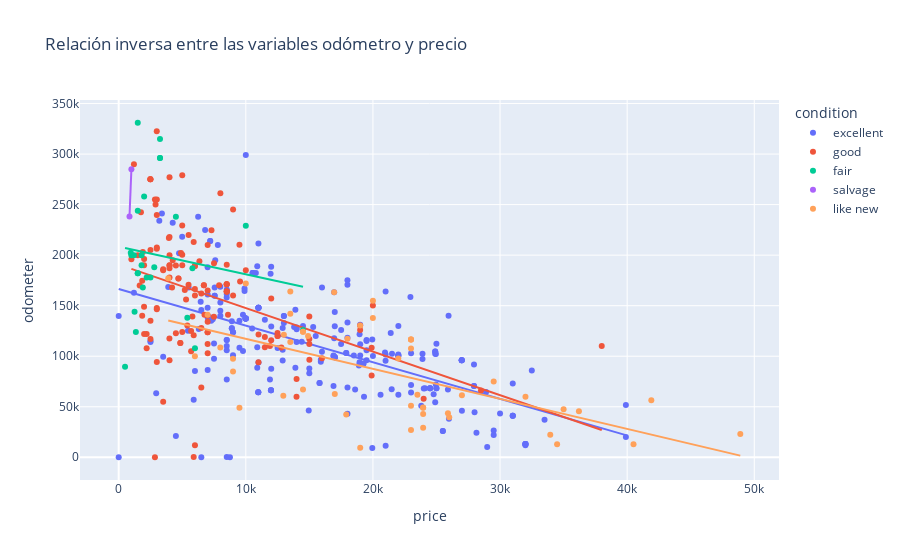

This figure's notebook cell:
### Code cell
fig = px.scatter(ford_f150, x="price", y="odometer", color="condition", trendline="ols", title="Relación inversa entre las variables odómetro y precio")
fig.show()

### Figure 1 — Plotly figure (JSON) as saved in the notebook; plotly's stock layout.template omitted (floating-point values rounded to 4 significant figures; data arrays with more than 128 entries replaced by an {"elided": "..."} marker saying what was removed)
{"data": [{"hovertemplate": "condition=excellent<br>price=%{x}<br>odometer=%{y}<extra></extra>", "legendgroup": "excellent", "marker": {"color": "#636efa", "symbol": "circle"}, "mode": "markers", "name": "excellent", "orientation": "v", "showlegend": true, "type": "scatter", "x": {"elided": "279 int values"}, "xaxis": "x", "y": {"elided": "279 int values"}, "yaxis": "y"}, {"hovertemplate": "<b>OLS trendline</b><br>odometer = -3.625 * price + 166570<br>R<sup>2</sup>=0.327921<br><br>condition=excellent<br>price=%{x}<br>odometer=%{y} <b>(trend)</b><extra></extra>", "legendgroup": "excellent", "marker": {"color": "#636efa", "symbol": "circle"}, "mode": "lines", "name": "excellent", "showlegend": false, "type": "scatter", "x": {"elided": "236 int values"}, "xaxis": "x", "y": {"elided": "236 float values"}, "yaxis": "y"}, {"hovertemplate": "condition=good<br>price=%{x}<br>odometer=%{y}<extra></extra>", "legendgroup": "good", "marker": {"color": "#EF553B", "symbol": "circle"}, "mode": "markers", "name": "good", "orientation": "v", "showlegend": true, "type": "scatter", "x": {"elided": "161 int values"}, "xaxis": "x", "y": {"elided": "161 int values"}, "yaxis": "y"}, {"hovertemplate": "<b>OLS trendline</b><br>odometer = -4.30863 * price + 190750<br>R<sup>2</sup>=0.172160<br><br>condition=good<br>price=%{x}<br>odometer=%{y} <b>(trend)</b><extra></extra>", "legendgroup": "good", "marker": {"color": "#EF553B", "symbol": "circle"}, "mode": "lines", "name": "good", "showlegend": false, "type": "scatter", "x": {"elided": "134 int values"}, "xaxis": "x", "y": {"elided": "134 float values"}, "yaxis": "y"}, {"hovertemplate": "condition=fair<br>price=%{x}<br>odometer=%{y}<extra></extra>", "legendgroup": "fair", "marker": {"color": "#00cc96", "symbol": "circle"}, "mode": "markers", "name": "fair", "orientation": "v", "showlegend": true, "type": "scatter", "x": [3250, 3750, 500, 1500, 2500, 1800, 6000, 14500, 1500, 3250, 4500, 10000, 1500, 950, 1000, 2600, 1500, 5800, 5400, 1250, 2200, 1200, 2800, 1800, 1350, 1900, 2000, 3250], "xaxis": "x", "y": [296000, null, 89500, 244000, 178000, 190000, 108000, 126000, 182000, 315000, 238000, 229000, 182000, 202500, 200000, null, 331000, 187000, 138000, 144000, 178000, 200000, 188000, 200000, 124000, 168000, 258000, 296000], "yaxis": "y"}, {"hovertemplate": "<b>OLS trendline</b><br>odometer = -2.73903 * price + 208457<br>R<sup>2</sup>=0.018590<br><br>condition=fair<br>price=%{x}<br>odometer=%{y} <b>(trend)</b><extra></extra>", "legendgroup": "fair", "marker": {"color": "#00cc96", "symbol": "circle"}, "mode": "lines", "name": "fair", "showlegend": false, "type": "scatter", "x": [500, 950, 1000, 1200, 1250, 1350, 1500, 1500, 1500, 1500, 1800, 1800, 1900, 2000, 2200, 2500, 2800, 3250, 3250, 3250, 4500, 5400, 5800, 6000, 10000, 14500], "xaxis": "x", "y": [207100.0, 205900.0, 205700.0, 205200.0, 205000.0, 204800.0, 204300.0, 204300.0, 204300.0, 204300.0, 203500.0, 203500.0, 203300.0, 203000.0, 202400.0, 201600.0, 200800.0, 199600.0, 199600.0, 199600.0, 196100.0, 193700.0, 192600.0, 192000.0, 181100.0, 168700.0], "yaxis": "y"}, {"hovertemplate": "condition=salvage<br>price=%{x}<br>odometer=%{y}<extra></extra>", "legendgroup": "salvage", "marker": {"color": "#ab63fa", "symbol": "circle"}, "mode": "markers", "name": "salvage", "orientation": "v", "showlegend": true, "type": "scatter", "x": [1000, 850], "xaxis": "x", "y": [285000, 238240], "yaxis": "y"}, {"hovertemplate": "<b>OLS trendline</b><br>odometer = 311.733 * price + -26733.3<br>R<sup>2</sup>=1.000000<br><br>condition=salvage<br>price=%{x}<br>odometer=%{y} <b>(trend)</b><extra></extra>", "legendgroup": "salvage", "marker": {"color": "#ab63fa", "symbol": "circle"}, "mode": "lines", "name": "salvage", "showlegend": false, "type": "scatter", "x": [850, 1000], "xaxis": "x", "y": [238200.0, 285000.0], "yaxis": "y"}, {"hovertemplate": "condition=like new<br>price=%{x}<br>odometer=%{y}<extra></extra>", "legendgroup": "like new", "marker": {"color": "#FFA15A", "symbol": "circle"}, "mode": "markers", "name": "like new", "orientation": "v", "showlegend": true, "type": "scatter", "x": [19000, 22995, 18995, 14500, 19995, 12950, 23950, 27000, 17995, 35000, 9500, 23950, 33950, 31950, 23950, 17900, 14900, 20000, 5995, 10495, 21995, 34488, 36204, 48900, 14900, 8995, 10000, 40000, 16950, 3900, 13500, 13500, 17000, 6950, 18995, 22995, 14500, 22995, 23995, 41900, 13500, 9500, 22995, 6995, 7995, 22995, 12995, 14500, 23500, 40500, 25900, 29500, 32000, 23950, 26000, 22995, 20995, 8995, 10995, 21995], "xaxis": "x", "y": [9400, 116646, 130276, 124202, 137784, 61000, 29300, 61300, 117186, 47600, 49000, 42900, 22200, null, 49000, 42244, null, 155000, 100000, null, 97745, 12800, 45530, 23100, 120000, 97490, 172000, null, 163266, 177177, 114000, 142000, 62500, null, null, 116646, 124202, 51000, null, 56500, 164000, null, 116646, 141102, 108708, 27024, 121122, 67000, 62000, 13000, 43600, 74937, 60000, 49200, 39536, 107678, null, 85001, null, null], "yaxis": "y"}, {"hovertemplate": "<b>OLS trendline</b><br>odometer = -2.9694 * price + 146881<br>R<sup>2</sup>=0.386366<br><br>condition=like new<br>price=%{x}<br>odometer=%{y} <b>(trend)</b><extra></extra>", "legendgroup": "like new", "marker": {"color": "#FFA15A", "symbol": "circle"}, "mode": "lines", "name": "like new", "showlegend": false, "type": "scatter", "x": [3900, 5995, 6995, 7995, 8995, 8995, 9500, 10000, 12950, 12995, 13500, 13500, 13500, 14500, 14500, 14500, 14900, 16950, 17000, 17900, 17995, 18995, 19000, 19995, 20000, 21995, 22995, 22995, 22995, 22995, 22995, 22995, 23500, 23950, 23950, 23950, 23950, 25900, 26000, 27000, 29500, 32000, 33950, 34488, 35000, 36204, 40500, 41900, 48900], "xaxis": "x", "y": [135300.0, 129100.0, 126100.0, 123100.0, 120200.0, 120200.0, 118700.0, 117200.0, 108400.0, 108300.0, 106800.0, 106800.0, 106800.0, 103800.0, 103800.0, 103800.0, 102600.0, 96550.0, 96400.0, 93730.0, 93450.0, 90480.0, 90460.0, 87510.0, 87490.0, 81570.0, 78600.0, 78600.0, 78600.0, 78600.0, 78600.0, 78600.0, 77100.0, 75760.0, 75760.0, 75760.0, 75760.0, 69970.0, 69680.0, 66710.0, 59280.0, 51860.0, 46070.0, 44470.0, 42950.0, 39380.0, 26620.0, 22460.0, 1677.0], "yaxis": "y"}], "layout": {"legend": {"title": {"text": "condition"}, "tracegroupgap": 0}, "title": {"text": "Relación inversa entre las variables odómetro y precio"}, "xaxis": {"anchor": "y", "domain": [0, 1], "title": {"text": "price"}}, "yaxis": {"anchor": "x", "domain": [0, 1], "title": {"text": "odometer"}}}}
